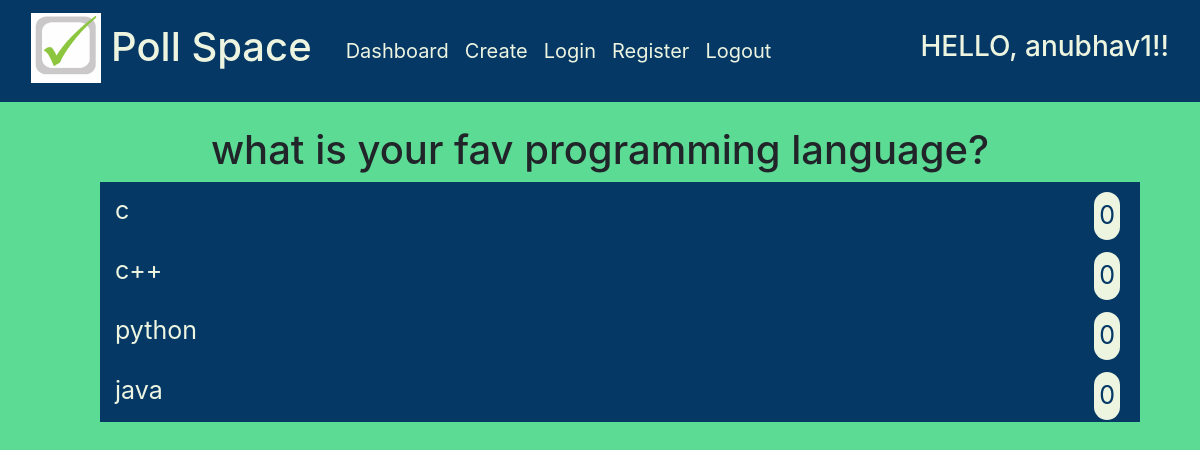
The app's page /polls/2/result (signed in), older data.
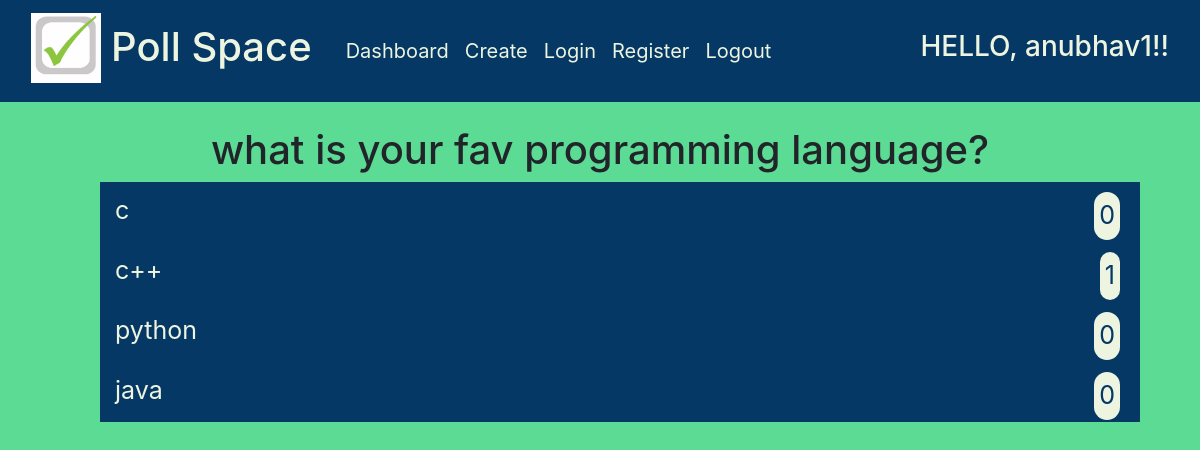
The same page, newer data.
### polls/models.py (models this page shows)
class Polls(models.Model) :
    poll_question = models.TextField()
    poll_option1 = models.CharField(max_length = 100)
    poll_option2 = models.CharField(max_length = 100)
    poll_option3 = models.CharField(max_length = 100)
    poll_option4 = models.CharField(max_length = 100)
    poll_option1_count = models.IntegerField(default = 0)
    poll_option2_count = models.IntegerField(default = 0)
    poll_option3_count = models.IntegerField(default = 0)
    poll_option4_count = models.IntegerField(default = 0)

### polls/views.py (the view)
# urls.py: path('polls/<poll_id>/result', result_view, name='result'),
@login_required(login_url='login')
def result_view(request, poll_id, *args, **kwargs) :
    poll = Polls.objects.get(pk = poll_id)
    context = {
        'poll' : poll
    }
    return render(request, 'polls/result.html', context)

### polls/templates/polls/result.html (shortened to what this page needs)
{% extends "base.html" %}
{% block content %}
<div id="result" class="container-fluid">
    <h1>{{ poll.poll_question }}</h1>
    <ul class="polldata">
        <li class="pollitem">
            <p class="pollname">{{poll.poll_option1}}</p>
            <p class="function">{{poll.poll_option1_count}}</p>
        </li>
        <li class="pollitem">
            <p class="pollname">{{poll.poll_option2}}</p>
            <p  class="function">{{poll.poll_option2_count}}</p>
        </li>
        <li class="pollitem">
            <p class="pollname">{{poll.poll_option3}}</p>
            <p class="function">{{poll.poll_option3_count}}</p>
        </li>
        <li class="pollitem">
            <p class="pollname">{{poll.poll_option4}}</p>
            <p  class="function">{{poll.poll_option4_count}}</p>
        </li>
    </ul>
    <br>
</div>
{% endblock %}

Row changes from the older to the newer data that the page shows:
changed Polls "what is your fav programming language?": poll_option2_count "0" → "1"
